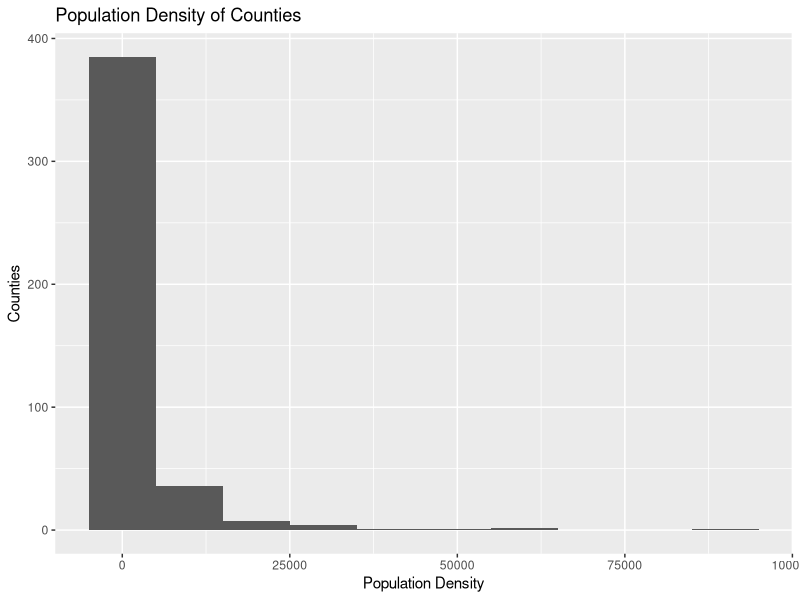
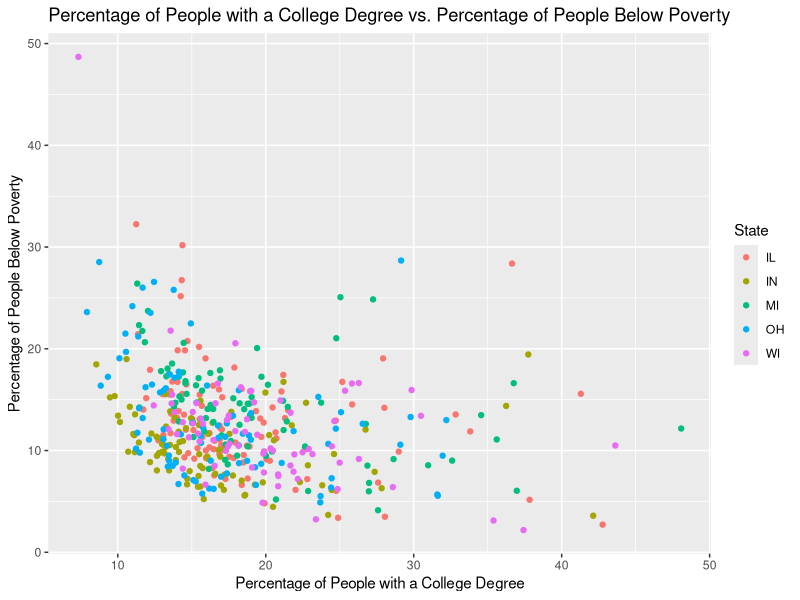
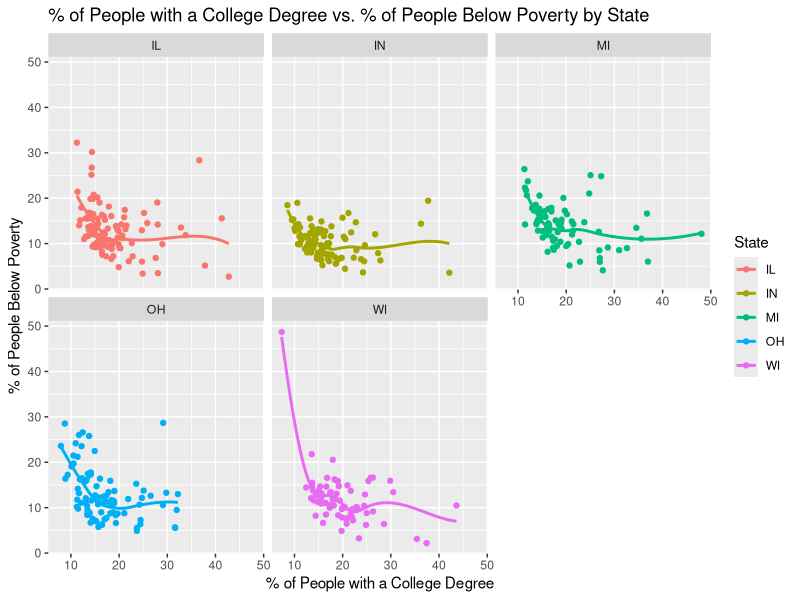
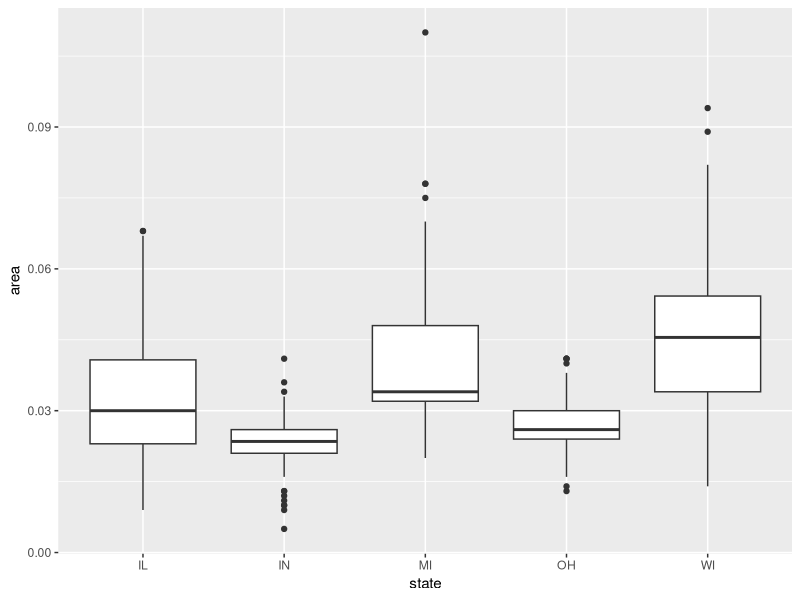
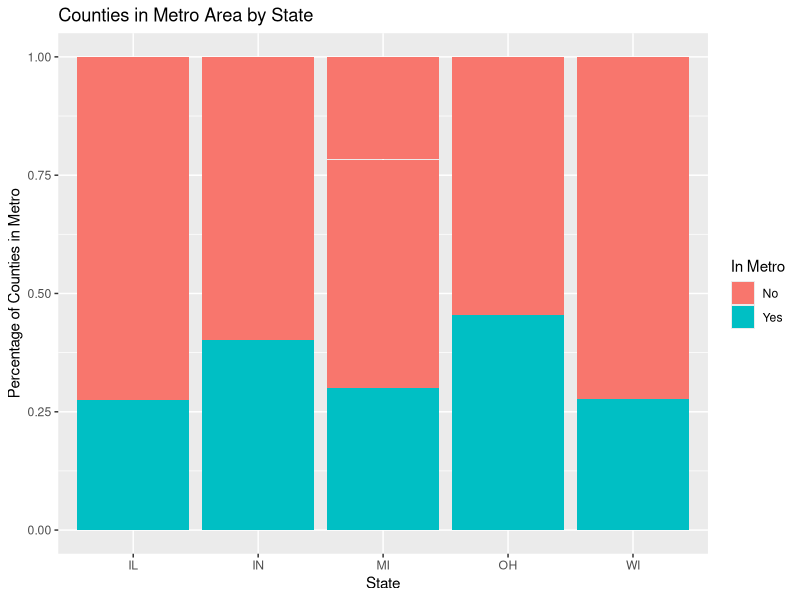

These charts were generated, in order, by the following R code:
## ---- chunk 1
#| label: load-packages
#| message: false

library(tidyverse)
library(viridis)

## ---- chunk 2

#| label: generate-histogram-to-visualize-population-density-of-counties

ggplot(midwest, aes(x = popdensity)) +
  geom_histogram(binwidth = 10000) + labs(x = "Population Density", y = "Counties") + ggtitle("Population Density of Counties")

## ---- chunk 3

#| label: generate-scatterplot-to-compare-people-with-college-degree-and-people-below-poverty

ggplot(midwest, aes(x = percollege, y = percbelowpoverty, color = state)) +
  geom_point() + 
  scale_fill_viridis_d() +
  labs(x = "Percentage of People with a College Degree", y = "Percentage of People Below Poverty", color = "State") + 
  ggtitle("Percentage of People with a College Degree vs. Percentage of People Below Poverty")

## ---- chunk 4
#| label: generate-scatterplots-by-state-to-compare-people-with-college-degree-and-people-below-poverty

ggplot(midwest, aes(x = percollege, y = percbelowpoverty, color = state)) +
  geom_point() + 
  scale_fill_viridis_d() + 
  geom_smooth(se = FALSE) + 
  facet_wrap(~state) +  
  labs(x = "% of People with a College Degree", y = "% of People Below Poverty", color = "State") + 
  ggtitle("% of People with a College Degree vs. % of People Below Poverty by State")

## ---- chunk 5
ggplot(midwest, aes(x = state, y = area)) + 
  geom_boxplot()

## ---- chunk 6
library(ggplot2)
## ---- chunk 7

midwest <- midwest |>
  mutate(metro = if_else(inmetro == 1, "Yes", "No"))
ggplot(data = midwest, aes(x = state, fill = metro, y=1)) +
  geom_bar(position = "fill", stat = "identity") +
labs(x = "State", y = "Percentage of Counties in Metro", fill = "In Metro") +
ggtitle("Counties in Metro Area by State")


